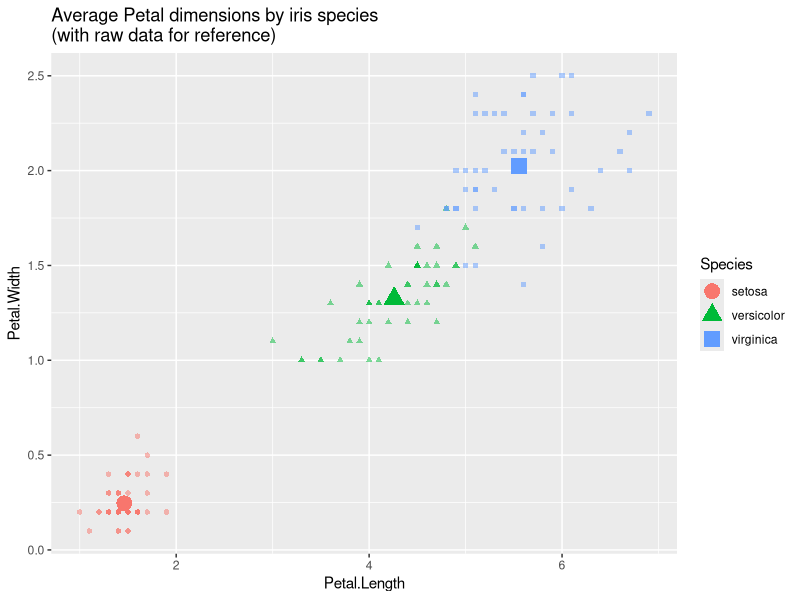

Reproduce this figure in R.
# informalexample 5.51 of section 5.3.1 
# (informalexample 5.51 of section 5.3.1)  : Data Engineering and Data Shaping : Aggregating Transforms : Combining many rows into summary rows 

iris_summary <- aggregate(
  cbind(Petal.Length, Petal.Width) ~ Species, 
  data = iris, 
  FUN = mean)

print(iris_summary)

#      Species Petal.Length Petal.Width
# 1     setosa        1.462       0.246
# 2 versicolor        4.260       1.326
# 3  virginica        5.552       2.026

library(ggplot2)
ggplot(mapping = aes(x = Petal.Length, y = Petal.Width, 
                     shape = Species, color = Species)) + 
  geom_point(data = iris, # raw data
             alpha = 0.5) + 
  geom_point(data = iris_summary, # per-group summaries
             size = 5) +
  ggtitle("Average Petal dimensions by iris species\n(with raw data for reference)")

